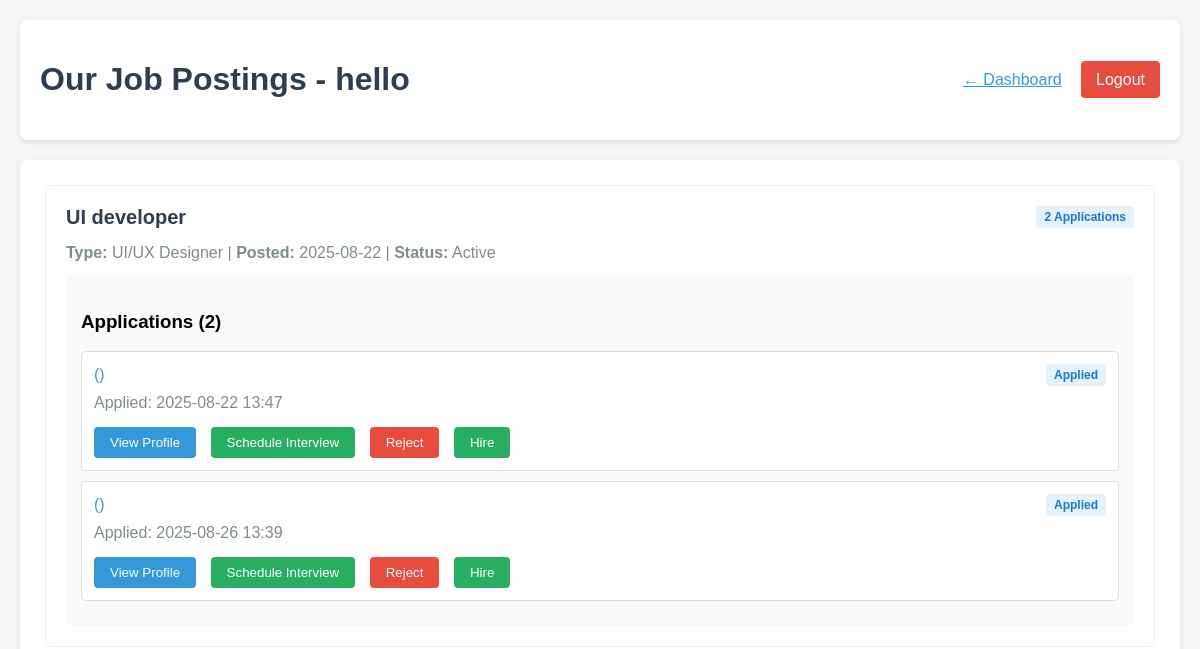
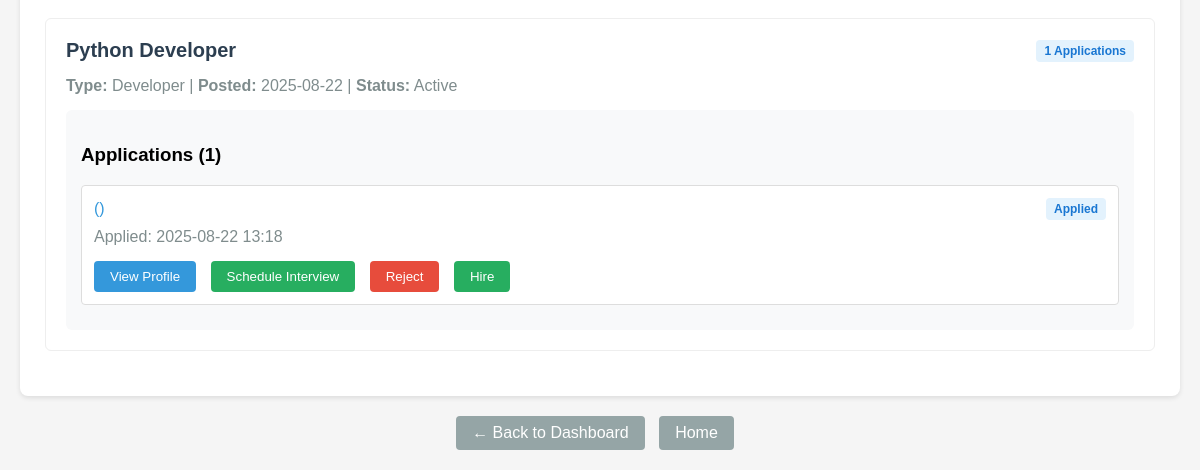
/company/jobs (signed in), run on an earlier commit of the app's database (2 pictures, top to bottom).
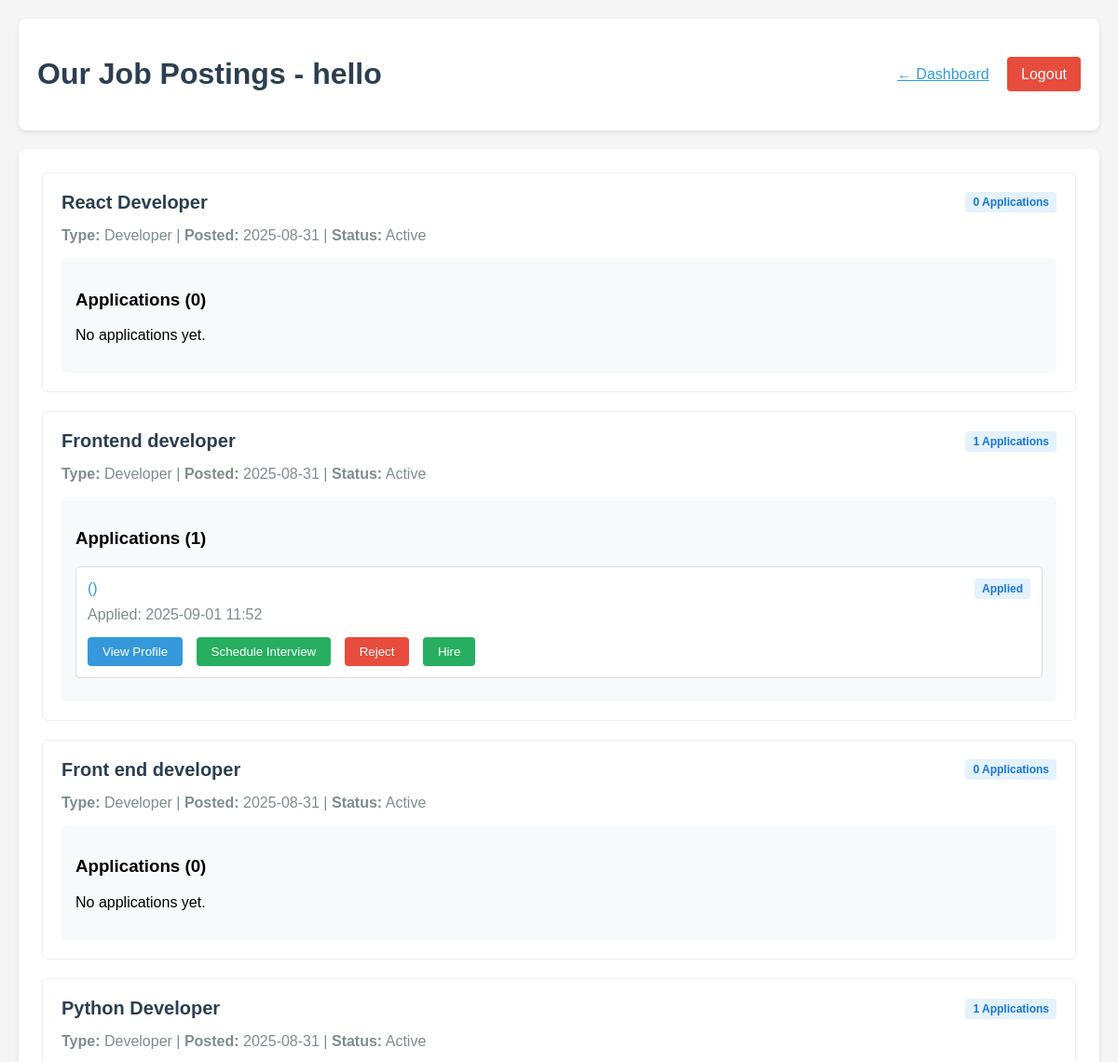
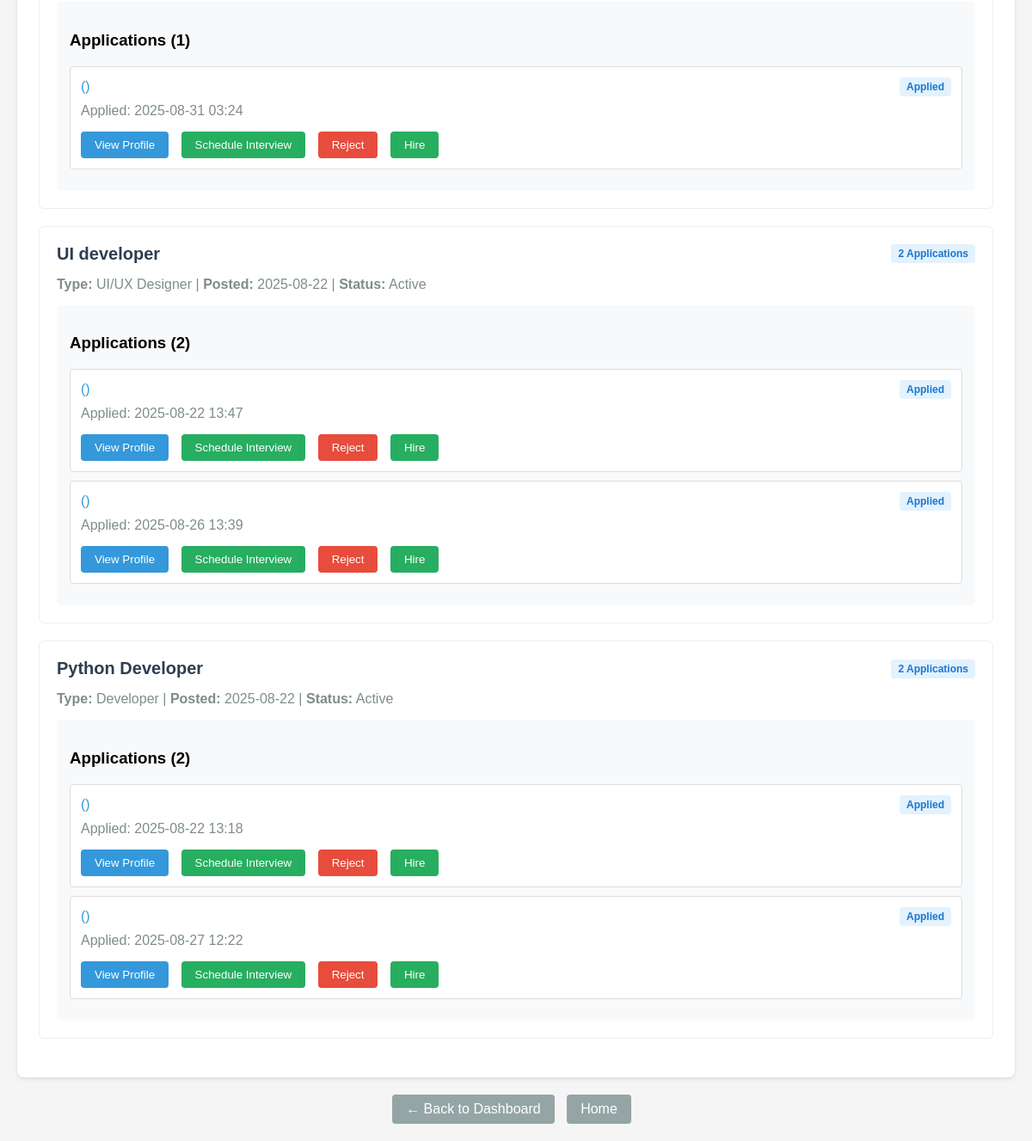
And on a later commit of the database (2 pictures, top to bottom).
### app.py (models this page shows, shortened)
class Company(UserMixin, db.Model):
    id = db.Column(db.Integer, primary_key=True)
    company_name = db.Column(db.String(100), unique=True, nullable=False)
    email = db.Column(db.String(120), unique=True, nullable=False)
    password_hash = db.Column(db.String(128))
    jobs = db.relationship('Job', backref='employer', lazy=True)

class Job(db.Model):
    id = db.Column(db.Integer, primary_key=True)
    title = db.Column(db.String(100), nullable=False)
    description = db.Column(db.Text, nullable=False)
    requirements = db.Column(db.Text)
    role_type = db.Column(db.String(50), nullable=False)  # e.g., 'Developer', 'UI/UX', 'Marketing'
    company_id = db.Column(db.Integer, db.ForeignKey('company.id'), nullable=False)
    date_posted = db.Column(db.DateTime, nullable=False, default=datetime.utcnow)
    applications = db.relationship('Application', backref='position', lazy=True)

class Application(db.Model):
    id = db.Column(db.Integer, primary_key=True)
    candidate_id = db.Column(db.Integer, db.ForeignKey('candidate.id'), nullable=False)
    job_id = db.Column(db.Integer, db.ForeignKey('job.id'), nullable=False)
    status = db.Column(db.String(50), default='Applied')  # e.g., Applied, Aptitude Test, Coding Test, Project, Rejected, Hired
    aptitude_score = db.Column(db.Float)
    coding_score = db.Column(db.Float)
    project_score = db.Column(db.Float)
    date_applied = db.Column(db.DateTime, nullable=False, default=datetime.utcnow)

### app.py (the view)
@app.route('/company/jobs')
@login_required
def company_jobs():
    if not isinstance(current_user, Company):
        flash('Access denied. Please login as a company.', 'error')
        return redirect(url_for('login'))
    jobs = Job.query.filter_by(company_id=current_user.id).order_by(Job.date_posted.desc()).all()
    return render_template('company_jobs.html', user=current_user, jobs=jobs)

### app.py (called while the page is built)
@login_manager.user_loader
def load_user(user_id):
    print(f"Trying to load user with ID: {user_id}")
    if not user_id or '_' not in user_id:
        print("Invalid user ID format")
        return None
    try:
        user_type, id_num = user_id.split('_', 1)
        id_num = int(id_num)
        if user_type == 'candidate':
            user = Candidate.query.get(id_num)
            if user:
                print(f"Loaded candidate: {user.username}")
            return user
        elif user_type == 'company':
            user = Company.query.get(id_num)
            if user:
                print(f"Loaded company: {user.company_name}")
            return user
        else:
            print(f"Unknown user type: {user_type}")
            return None
    except ValueError:
        print(f"Invalid user ID format: {user_id}")
        return None

### templates/company_jobs.html (shortened to what this page needs)
<!DOCTYPE html>
<html lang="en">
<head>
</head>
<body>
    <div class="header">
        <h1 class="welcome">Our Job Postings - {{ user.company_name }}</h1>
        <div>
            <a href="{{ url_for('company_dashboard') }}" style="margin-right: 15px; color: #3498db;">← Dashboard</a>
            <a href="{{ url_for('logout') }}" class="logout-btn">Logout</a>
        </div>
    </div>
    <div class="job-list">
        {% if jobs %}
            {% for job in jobs %}
                <div class="job-item">
                    <div class="job-header">
                        <div class="job-title">{{ job.title }}</div>
                        <div>
                            <span class="application-status status-applied">
                                {{ job.applications|length }} Applications
                            </span>
                        </div>
                    </div>
                    <div class="job-meta">
                        <strong>Type:</strong> {{ job.role_type }} |
                        <strong>Posted:</strong> {{ job.date_posted.strftime('%Y-%m-%d') }} |
                        <strong>Status:</strong> Active
                    </div>
                    <div class="applications-section">
                        <h3>Applications ({{ job.applications|length }})</h3>
                        {% if job.applications %}
                            <div class="applications-list show" id="applications-{{ job.id }}">
                                {% for application in job.applications %}
                                    <div class="application-item">
                                        <div class="candidate-info">
                                            <div>
                                                <span class="candidate-email">({{ application.candidate_email }})</span>
                                            </div>
                                            <span class="application-status status-{{ application.status|lower|replace(' ', '-') }}">
                                                {{ application.status }}
                                            </span>
                                        </div>
                                        <div class="job-meta">
                                            Applied: {{ application.date_applied.strftime('%Y-%m-%d %H:%M') }}
                                        </div>
                                        <div style="margin-top: 10px;">
                                            <button class="btn btn-primary">View Profile</button>
                                            <button class="btn btn-success">Schedule Interview</button>
                                            <button class="btn btn-danger">Reject</button>
                                            <button class="btn btn-success">Hire</button>
                                        </div>
                                    </div>
                                {% endfor %}
                            </div>
                        {% else %}
                            <p>No applications yet.</p>
                        {% endif %}
                    </div>
                </div>
            {% endfor %}
        {% else %}
            <div class="empty-state">
                <h3>No jobs posted yet</h3>
                <p>You haven't posted any job openings yet.</p>
                <a href="{{ url_for('post_job') }}" class="btn btn-primary">Post Your First Job</a>
            </div>
        {% endif %}
    </div>
    <div style="text-align: center; margin-top: 20px;">
        <a href="{{ url_for('company_dashboard') }}" class="btn btn-secondary">← Back to Dashboard</a>
        <a href="{{ url_for('home') }}" class="btn btn-secondary">Home</a>
    </div>
</body>
</html>

### templates/company_jobs.html (style rules this page uses)
body { font-family: Arial, sans-serif; max-width: 1200px; margin: 0 auto; padding: 20px; background-color: #f5f5f5; }
.header { display: flex; justify-content: space-between; align-items: center; background: white; padding: 20px; border-radius: 8px; box-shadow: 0 2px 5px rgba(0,0,0,0.1); margin-bottom: 20px; }
.welcome { color: #2c3e50; }
.logout-btn { background-color: #e74c3c; color: white; padding: 10px 15px; text-decoration: none; border-radius: 4px; }
.job-list { background: white; padding: 25px; border-radius: 8px; box-shadow: 0 2px 5px rgba(0,0,0,0.1); }
.job-item { padding: 20px; border: 1px solid #eee; border-radius: 6px; margin-bottom: 20px; background: white; }
.job-header { display: flex; justify-content: space-between; align-items: center; margin-bottom: 15px; }
.job-title { font-size: 20px; font-weight: bold; color: #2c3e50; }
.job-meta { color: #7f8c8d; margin-bottom: 15px; }
.applications-section { margin-top: 15px; padding: 15px; background: #f8f9fa; border-radius: 6px; }
.application-item { padding: 12px; border: 1px solid #ddd; border-radius: 4px; margin-bottom: 10px; background: white; }
.candidate-info { display: flex; justify-content: space-between; align-items: center; margin-bottom: 8px; }
.candidate-email { color: #3498db; }
.application-status { display: inline-block; padding: 4px 8px; border-radius: 4px; font-size: 12px; font-weight: bold; }
.status-applied { background: #e3f2fd; color: #1976d2; }
.btn { padding: 8px 16px; text-decoration: none; border-radius: 4px; display: inline-block; margin-right: 10px; border: none; cursor: pointer; }
.btn-primary { background-color: #3498db; color: white; }
.btn-success { background-color: #27ae60; color: white; }
.btn-danger { background-color: #e74c3c; color: white; }
.btn-secondary { background-color: #95a5a6; color: white; }
.applications-list { max-height: 0; overflow: hidden; transition: max-height 0.3s ease; }
.applications-list.show { max-height: 500px; }

What changed in the data, as far as the page shows it:
added Job: title "React Developer", applications|length "0", role_type "Developer", date_posted "2025-08-31", shows "No applications yet."
added Job: title "Frontend developer", applications|length "1", role_type "Developer", date_posted "2025-08-31"
added Application: status "Applied", date_applied "2025-09-01 11:52", shown under "Frontend developer"
added Job: title "Front end developer", applications|length "0", role_type "Developer", date_posted "2025-08-31", shows "No applications yet."
added Job: title "Python Developer", applications|length "1", role_type "Developer", date_posted "2025-08-31"
added Application: status "Applied", date_applied "2025-08-31 03:24", shown under "Python Developer"
computed for Job (number 6 of 6 on the later page): applications|length "1" → "2"
added Application: status "Applied", date_applied "2025-08-27 12:22", shown under Job (number 6 of 6 on the later page)
